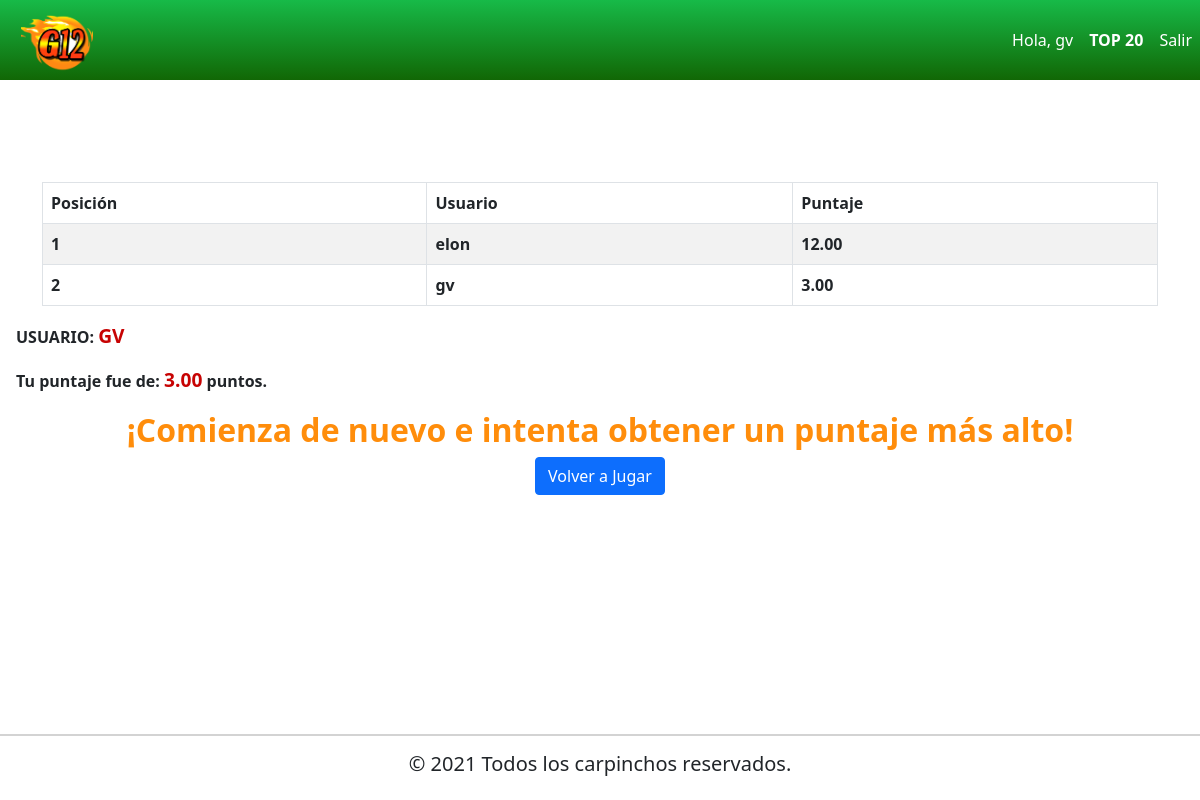
Page /tablero/ (signed in) on the earlier database version.
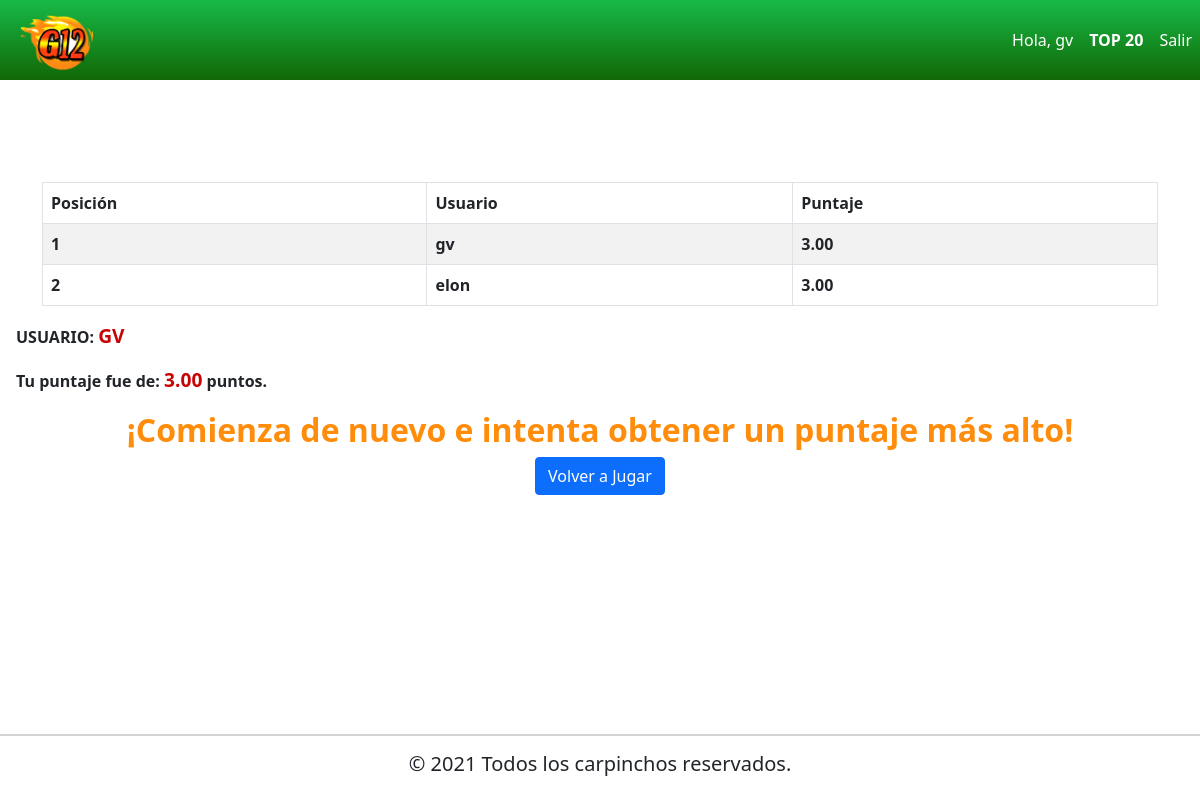
Same page on the later database version.
### Quiz/models.py (models this page shows, shortened)
class QuizUsuario(models.Model):
    usuario = models.OneToOneField(User, on_delete=models.CASCADE)
    puntaje_total = models.DecimalField(verbose_name='puntaje total', default = 0, decimal_places= 2, max_digits=10, null=True)

### Quiz/views.py (the view)
# urls.py: path('tablero/', tablero, name='tablero'),
@login_required(login_url='inicio.html')
def tablero(request):
    total_usuarios_quiz = QuizUsuario.objects.order_by('-puntaje_total')[:20]
    contador = total_usuarios_quiz.count()
    context = {
        'usuario_quiz': total_usuarios_quiz,
        'contar_user':contador,
    }
    return render(request,'play/tablero.html',context)

### templates/play/tablero.html (shortened to what this page needs)
{% extends 'base.html' %}
{% block contenido %}
    <div class="container">
        <h1 class="text-center my-4">
            <span class="badge badge-info">
            </span>
        </h1>
        <table class="table table-striped table-bordered">
            <thead>
                <tr>
                    <th>Posición</th>
                    <th>Usuario</th>
                    <th>Puntaje</th>
                </tr>
            </thead>
            <tbody>
                {% for user_quiz in usuario_quiz %}
                <tr>
                    <th>{{forloop.counter}}</th>
                    <th>{{user_quiz.usuario.username}}</th>
                    <th>{{user_quiz.puntaje_total}}</th>
                </tr>
                {% endfor %}
            </tbody>
        </table>
    </div>
    <div class="puntaje">
        <p> USUARIO: <span class="puntaje_actual">{{user.username.upper}}</span></p>
        {% for user_quiz in usuario_quiz %}
            {% if user.username == user_quiz.usuario.username %}
                <p>Tu puntaje fue de: <span class="puntaje_actual">{{user_quiz.puntaje_total}}</span> puntos.</p>
             {% endif %}
        {% endfor %}
    </div>
    <div class="jugar-denuevo">
        <h2 class="comienza">¡Comienza de nuevo e intenta obtener un puntaje más alto!</h2>
        <a href="{% url 'atencion' %}"><button type="button" class="btn btn-primary">Volver a Jugar </button></a>
    </div>
    {% endblock %}

### templates/base.html (shortened to what this page needs)
{% load static %}
<!DOCTYPE html>
<html lang="es">
<head>
    <link href="https://cdn.jsdelivr.net/npm/bootstrap@5.1.0/dist/css/bootstrap.min.css" rel="stylesheet">
    <link rel="stylesheet" type="text/css" href="{% static 'css/main.css' %}">
</head>
<header>
    {% include "includes/navbar.html" %}
</header>
<body class="fondo-general">
    {% block contenido %}
    {% endblock %}
</body>
{% include "includes/footer.html" %}
</html>

### templates/includes/navbar.html (shortened to what this page needs)
{% load static %}
<nav class="navbar navbar-expand-lg navbar-light" style="background: linear-gradient(180deg, rgba(24,185,34,1) 0%, rgba(23,186,72,1) 0%, rgba(17,103,5,1) 100%); padding-left: 5px;">
    <a href="{% url 'inicio' %}"><img title="Inicio" class="logo-g12" src="{% static 'images/logo.png' %}" alt=""></a>
    <div class="collapse navbar-collapse justify-content-end" id="navbarNav">
      <ul class="navbar-nav">
        {% if user.is_authenticated %}
        <li class="nav-item active">
          <a class="nav-link" href="#" style="color:white">Hola, {{user.username}}</a>
        </li>
        <li class="nav-item">
          <a class="nav-link" href="{% url 'tablero' %}" style="color:white"><b>TOP 20</b></a>
        </li>
        <li class="nav-item">
          <a class="nav-link" href="{% url 'logout_vista' %}" style="color:white">Salir</a>
        </li>
          {% endif %}
      </ul>
    </div>
  </nav>

### templates/includes/footer.html
<footer>
    <div class="footer">
        <div class="caja-footer"><h5>© 2021 Todos los carpinchos reservados.</h5></div>
    </div>
</footer>

### static/css/main.css (style rules this page uses)
.logo-g12 { height:8vh; width: 9vh; margin-left: 2vh; }
.puntaje { margin-left:2vh; font-weight: bold; }
.puntaje_actual { color: rgb(199, 3, 3); font-size: 120%; }
.jugar-denuevo { text-align: center; }
.comienza { color: rgb(255, 141, 11); font-weight: bold; }
.footer { text-align: center; position:fixed; border-top: solid lightgray 2px; padding:2vh; bottom:0; left: 0; right: 0; background-color:white; }

Differences in the rows shown:
shown differently, row unchanged: QuizUsuario "gv": moves up the list
changed QuizUsuario "elon": puntaje_total "12.00" → "3.00"
